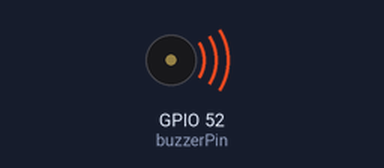
A sketch run on a simulated ESP32. On the bench: buzzer (waves = sounding).

Above: at 0.2 s.
At 7.1 s:
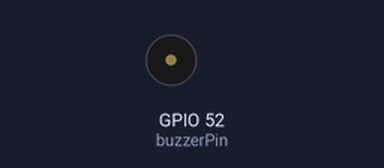
Timing chart, 0 to 8.7 s (numbered marks = the images above):
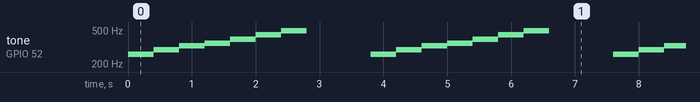

Measured:
- by itself, tone on GPIO 52 (buzzerPin): repeats every 3.8 s: 293 Hz 0.40 s, 329 Hz 0.40 s, 349 Hz 0.40 s, 392 Hz 0.40 s, 440 Hz 0.40 s, 493 Hz 0.40 s, silent 1.0 s, 261 Hz 0.40 s

The sketch:

example.ino
```cpp
/* Variables */
// Chân kết nối với buzzer
#define buzzerPin 52
// Các tần số của các nốt nhạc
#define note_C 261
#define note_D 293
#define note_E 329
#define note_F 349
#define note_G 392
#define note_A 440
#define note_B 493
// Nhịp độ (delay giữa các nốt nhạc)
int tempo = 400;  // Tốc độ nhịp của bài hát (ms giữa các nốt)

/* Main Functions */
void setup() {
  pinMode(buzzerPin, OUTPUT);
}

void loop() {
  // Bài hát Do-Re-Mi (với tần số và nhịp độ đơn giản)
  // Do
  tone(buzzerPin, note_C);
  delay(tempo);
  noTone(buzzerPin);  // Ngưng tạo xung

  // Re
  tone(buzzerPin, note_D);
  delay(tempo);
  noTone(buzzerPin);

  // Mi
  tone(buzzerPin, note_E);
  delay(tempo);
  noTone(buzzerPin);

  // Fa
  tone(buzzerPin, note_F);
  delay(tempo);
  noTone(buzzerPin);

  // Sol
  tone(buzzerPin, note_G);
  delay(tempo);
  noTone(buzzerPin);

  // La
  tone(buzzerPin, note_A);
  delay(tempo);
  noTone(buzzerPin);

  // Si
  tone(buzzerPin, note_B);
  delay(tempo);
  noTone(buzzerPin);

  // Lặp lại từ đầu
  digitalWrite(buzzerPin, HIGH);  // Tắt
  delay(1000);                    // Thời gian nghỉ giữa các vòng chơi
}
```
